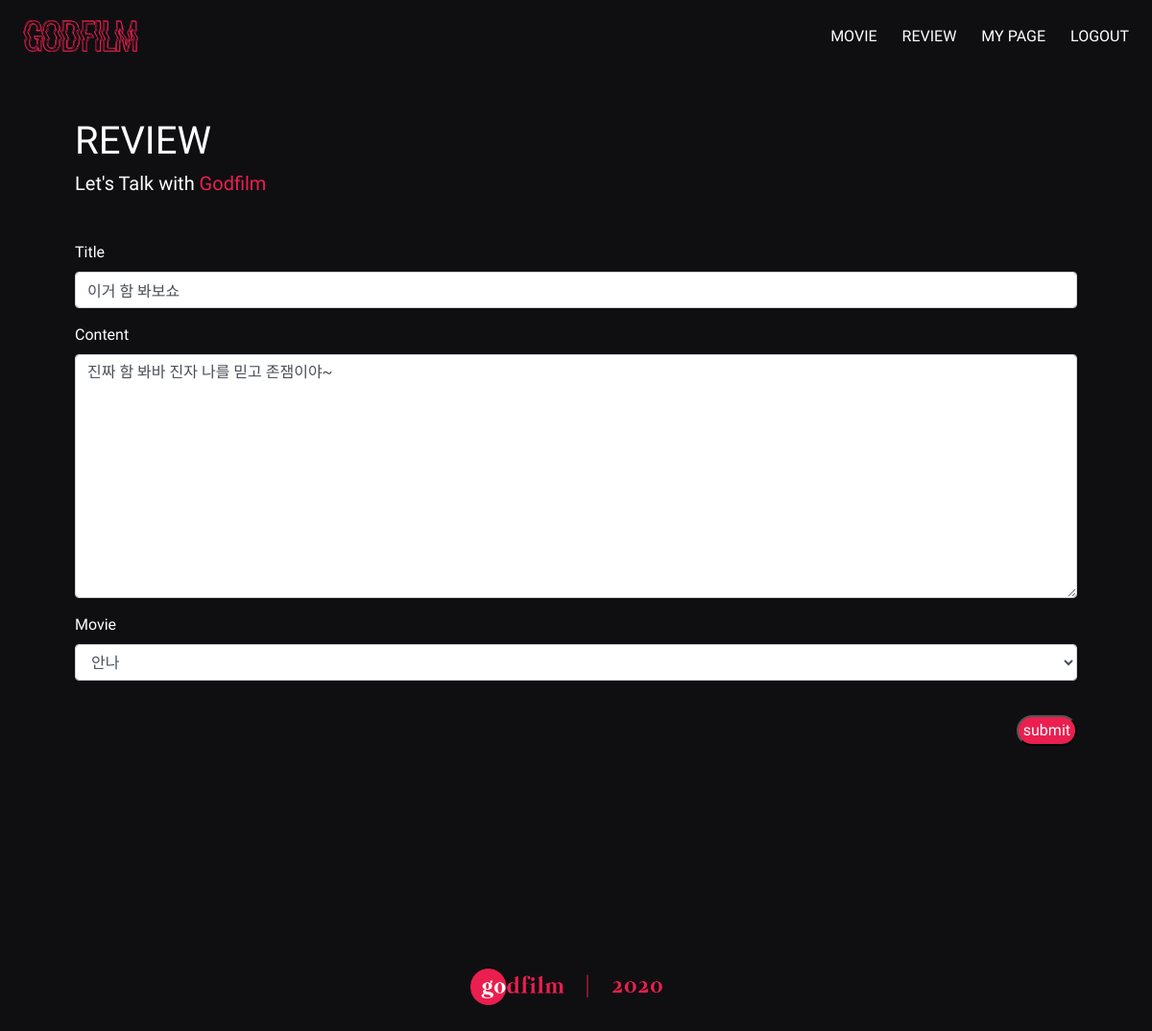
Before: /movies/4/1/review_update/ (signed in) with the older database file.
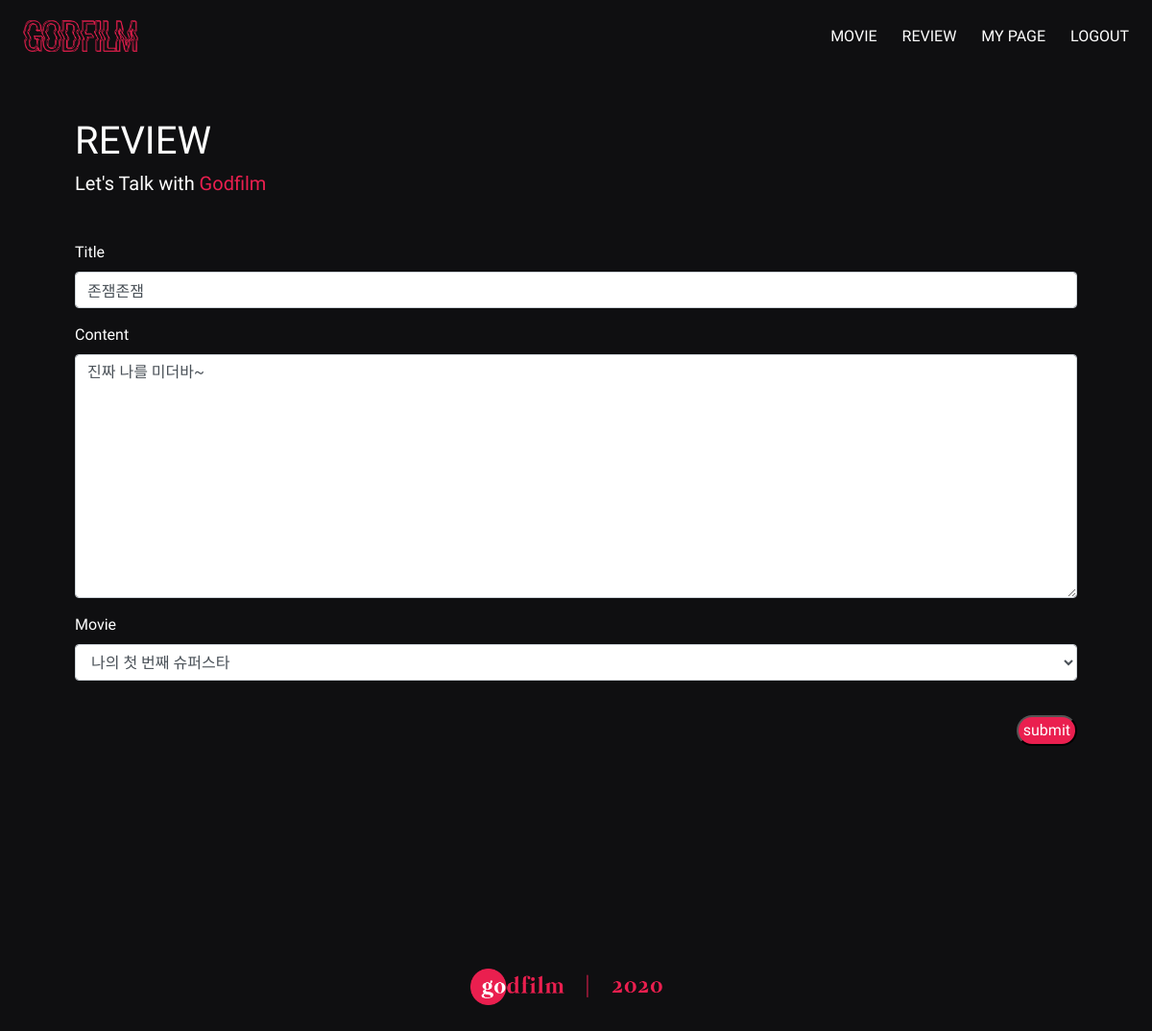
After: the same page with the newer database file.
### movies/models.py (models this page shows)
class Review(models.Model):
    title = models.CharField(max_length=100)
    content = models.TextField()
    user = models.ForeignKey(settings.AUTH_USER_MODEL, on_delete=models.CASCADE)
    movie = models.ForeignKey(Movie, on_delete=models.CASCADE)
    created_at = models.DateTimeField(auto_now_add=True)
    updated_at = models.DateTimeField(auto_now=True)
    like_users = models.ManyToManyField(settings.AUTH_USER_MODEL, related_name='like_reviews', blank=True)

class Movie(models.Model):
    title = models.CharField(max_length=100)
    overview = models.TextField(blank=True)
    poster_path = models.CharField(max_length=200, null=True)
    cast = models.ManyToManyField(Cast, related_name='cast_movie', blank=True)
    def __str__(self):
        return self.title

### movies/views.py (the view)
# urls.py: path('<int:movie_id>/<int:review_id>/review_update/', views.review_update, name='review_update'),
@login_required
def review_update(request, movie_id, review_id):
    movie = get_object_or_404(Movie, id=movie_id)
    review = get_object_or_404(Review, id=review_id)
    if request.user == review.user:
        if request.method == 'POST':
            review_form = ReviewForm(request.POST, instance=review)
            if review_form.is_valid():
                review = review_form.save(commit=False)
                review.user = request.user
                review.save()
                return redirect('movies:review_detail', review.movie.id, review.id)
        else:
            review_form = ReviewForm(instance=review)
        context = {
            'review_form': review_form,
            'review': review,
            'movie': movie
        }
        return render(request, 'movies/review_create.html', context)

### movies/forms.py
class ReviewForm(forms.ModelForm):
    class Meta:
        model = Review
        fields = ['title', 'content', 'movie']

### movies/templates/movies/review_create.html (shortened to what this page needs)
{% extends 'base.html' %}
{% load bootstrap4 %}
{% block content %}
<div>
  <h1 style="color: white;">REVIEW</h1>
  <h5 style="color: white;">Let's Talk with <span style="color: #ea1f4f;">Godfilm</span></h5>
</div>
<form action="" method="POST" class="mt-5" style="font-family: 'Suez One', serif; color: white;">
    {% bootstrap_form review_form %}
      <button type="submit" class="float-right review-create" style="margin-top: 20px;"> submit </button>
  </form>
{% endblock %}

Changed rows visible on the page:
changed Review: title "이거 함 봐보쇼" → "존잼존잼"; content "진짜 함 봐바 진자 나를 믿고 존잼이야~" → "진짜 나를 미더바~"; movie "안나" → "나의 첫 번째 슈퍼스타"
